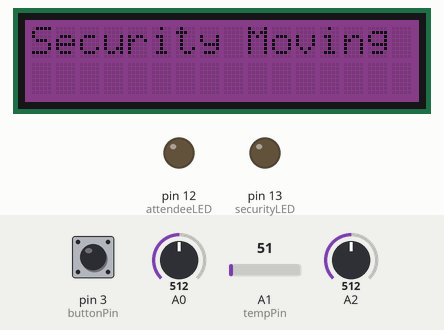
This sketch was run on a simulated Arduino Uno, built with avr-gcc and run on an emulated ATmega328P. Parts: 16×2 character LCD, output pins drawn as LEDs (lit = HIGH). The inputs (shaded band) are chosen by the test bench; at power-on: pin 3 (buttonPin) LOW, A0 = 512, A1 (tempPin) = 51, A2 = 512. What the sketch prints to the serial monitor is not drawn.

Above: at 1.2 s.
1.3 s: pin 3 (buttonPin) pulled HIGH for 0.9 s
At 2.0 s:
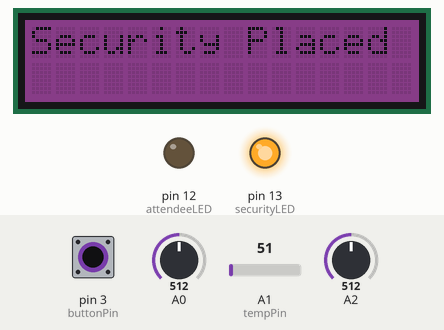
4.4 s: pin 3 (buttonPin) pulled HIGH for 3.2 s
At 6.3 s:
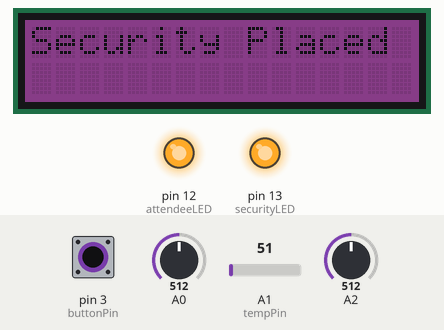
Timing chart, 0 to 9.5 s (numbered marks = the images above; inputs shaded):
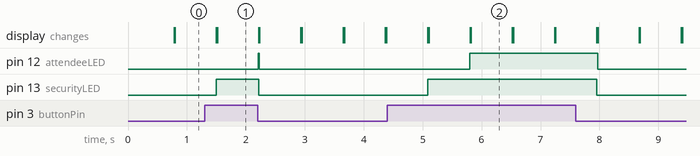

Measured:
- after the input at 1.3 s, pin 12 (attendeeLED): LOW → HIGH after 0.91 s, → LOW 0.02 s later; pin 13 (securityLED): LOW → HIGH after 0.20 s, → LOW 0.72 s later; the display: first differs from a run without the input after 0.21 s (image 1)
- after the input at 4.4 s, pin 12 (attendeeLED): LOW → HIGH after 1.4 s, → LOW 2.2 s later; pin 13 (securityLED): LOW → HIGH after 0.69 s, → LOW 2.9 s later; the display: first differs from a run without the input after 0.70 s (image 2)
- what the display in image 2 shows lasts 0.7 s, from 5.8 s to 6.5 s

The sketch:

Arduino_to_PYserial2.ino
```cpp
/*This code receives data from 3 sensors, light, sound and
 * temperature. It is able to convert these values using a Python
 * script through Serial.
 */


#include <Wire.h>
#include "rgb_lcd.h"

// give it a name:
int securityLED = 13;
int attendeeLED = 12;
int buttonState = 0;
int val = 0;

rgb_lcd lcd;

const int colorR = 100;
const int colorG = 0;
const int colorB = 100;

const int buttonPin = 3;

void setup()
{
  Serial.begin(9600);
  // initialize the digital pin as an input.
  pinMode(securityLED, OUTPUT);
  pinMode(attendeeLED, OUTPUT);
  pinMode(buttonPin, INPUT);

  // set up the LCDs number of columns and rows:
  lcd.begin(16, 2);
  lcd.setRGB(colorR, colorG, colorB);
  lcd.setCursor (0, 0);

}

// the loop routine runs over and over again forever:
void loop()
{
  int lightVal, soundVal, i;

  int val;
  int tempPin = 1;


  lightVal = analogRead(0); //connect grayscale sensor to Analog 0
  soundVal = analogRead(2);   //connect mic sensor to Analog 0
  buttonState = digitalRead(buttonPin); //read pushbutton value
  val = analogRead(tempPin);

  float mv = ( val / 1024.0) * 5000;
  float cel = (mv / 10) - 18; //tweaked

  val = buttonState;

  digitalWrite(securityLED, buttonState); //asign the same logic to the attendeeLED to connect them.

  int myArray[] = {lightVal, soundVal, cel};

  if ( buttonState == HIGH)
  {
    lcd.print( "Security Placed" );
    delay(700);
    digitalWrite(attendeeLED, val);
  }
  else
  {
    lcd.print( "Security Moving" );
    digitalWrite(attendeeLED, val);
    delay(700);

    for (i = 0; i < sizeof(myArray) / sizeof(int) ; i ++ )
    {
      Serial.print( myArray[i] );
      Serial.print(" ");
    }
    Serial.println();
  }
  lcd.clear();
}
```
